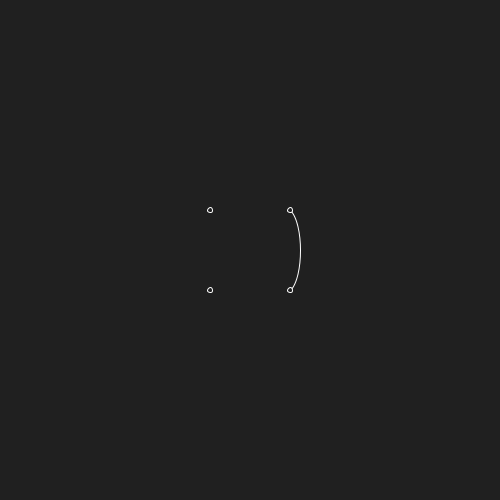
Frame 1 (no input)
Frame 60 (the mouse pressed at the canvas centre just before this capture): identical to frame 1, image omitted
Frame 120 (the mouse held since frame 60 and released just before this capture): identical to frame 1, image omitted

The Processing sketch that drew this single still picture (run headless with seeded random() and noise(); from frame 60 on, the mouse is pressed at the canvas centre):

// Processing sketch: bezier_tester
// ── bezier_tester.pde
PVector tl = new PVector(-40, -40);
PVector tr = new PVector(40, -40);
PVector br = new PVector(40, 40);
PVector bl = new PVector(-40, 40);

PVector sel;

void setup() {
  size(500, 500);
  stroke(255);
  fill(32);
  
}

void draw() {
  background(32);
  translate(width / 2, height / 2);
  
  beginShape();
  {
    //vertex(tl.x, tl.y);
    //bezierVertex(tr.x, tr.y, br.x, br.y, bl.x, bl.y);
    curveVertex(tl.x, tl.y);
    curveVertex(tr.x, tr.y);
    curveVertex(br.x, br.y);
    curveVertex(bl.x, bl.y);
  }
  endShape();
  
  ellipse(tl.x, tl.y, 5, 5);
  ellipse(tr.x, tr.y, 5, 5);
  ellipse(br.x, br.y, 5, 5);
  ellipse(bl.x, bl.y, 5, 5);
}

void mouseMoved() {
  if (sel != null) {
    sel.x = mouseX - width / 2;
    sel.y = mouseY - height / 2;
  }
}

void keyPressed() {
  switch(keyCode) {
    case 49: // 1
      sel = tl;
      break;
    case 50:
      sel = tr;
      break;
    case 51:
      sel = br;
      break;
    case 52:
      sel = bl;
      break;
    default:
      sel = null;
      println(keyCode);
  }
}
